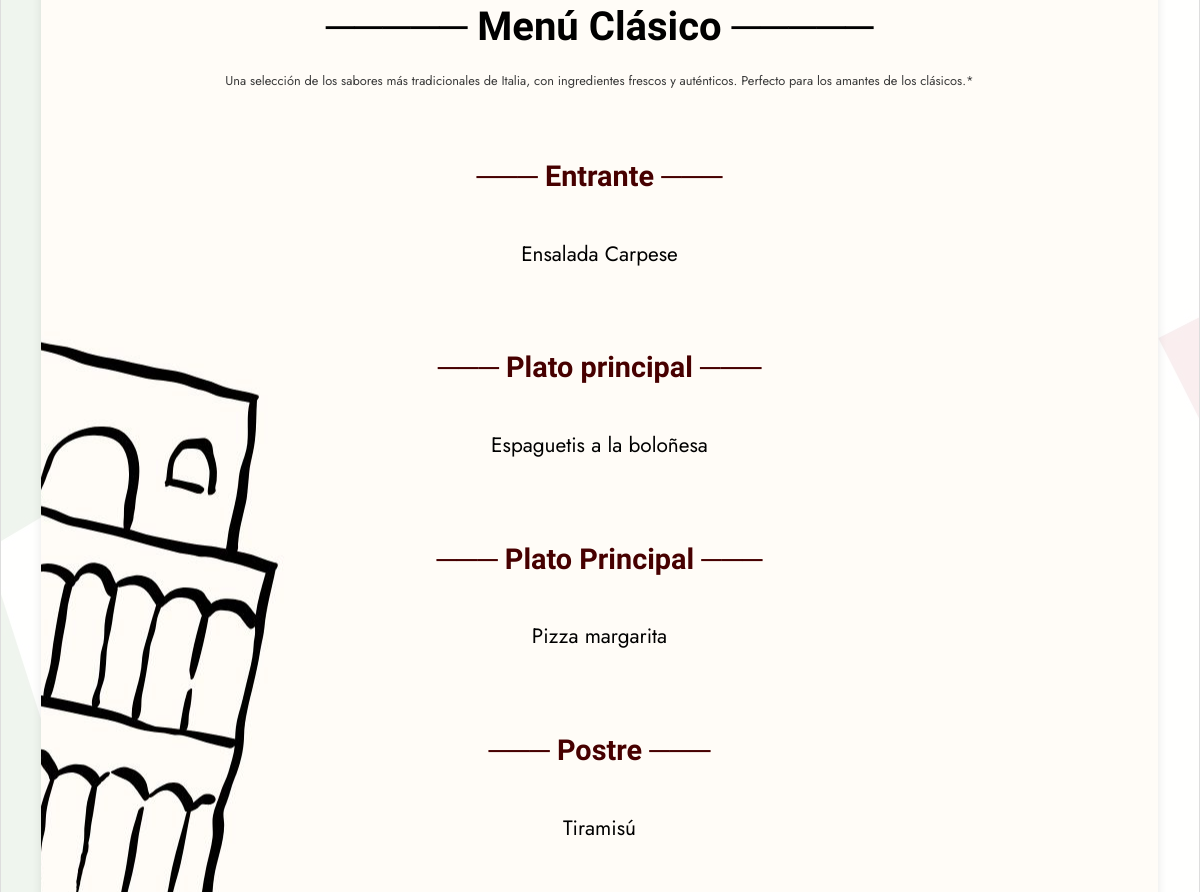
The app's page /MammaMiaAPP/detalleMENUConPlantillas/3/ (signed in, middle part), older data.
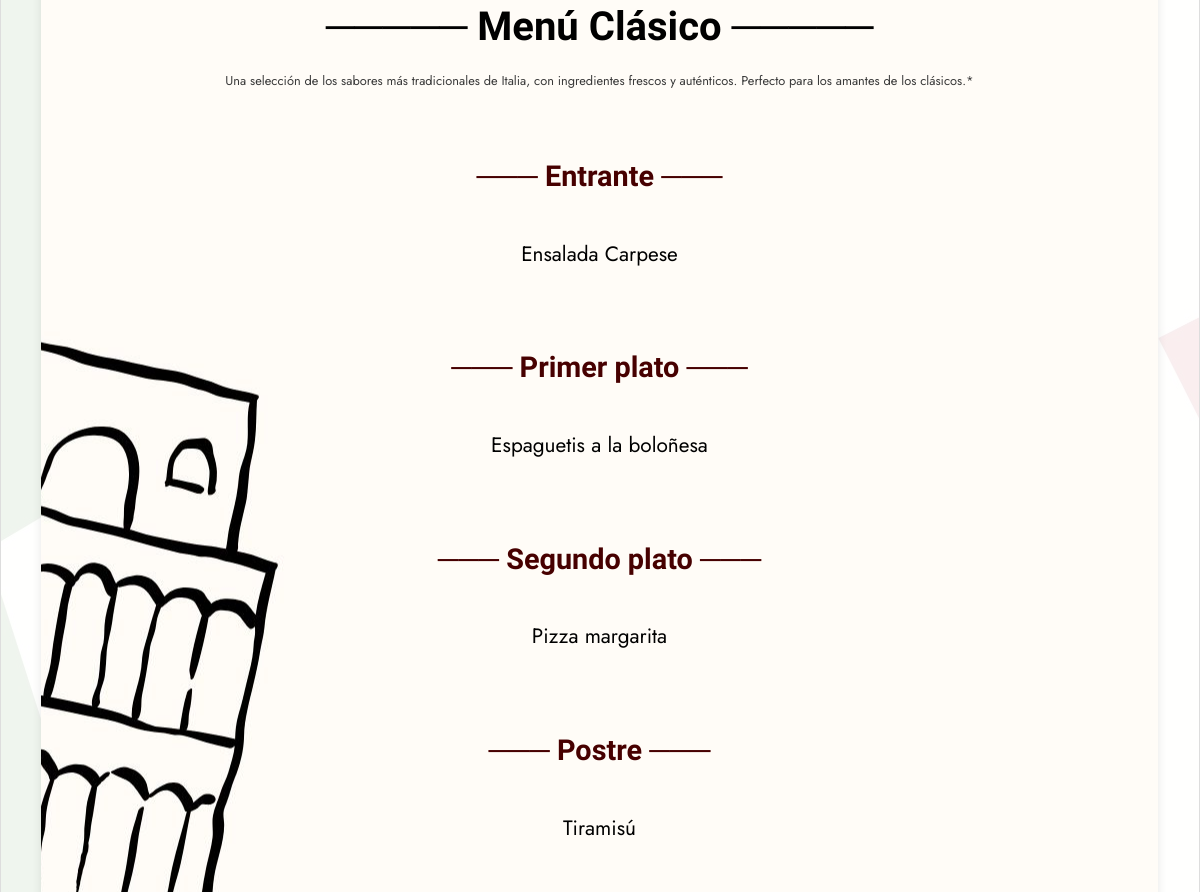
The same page, newer data.
### MammaMiaAPP/models.py (models this page shows, shortened)
class Plato(models.Model):
    nombre = models.CharField(max_length=50)
    tipo = models.CharField(max_length=50)
    orden =  models.IntegerField(default = 0)
    imagenPlato = models.URLField(max_length=60, null=True, blank=True)
    menu = models.ForeignKey(Menu, related_name='platos', on_delete=models.CASCADE, null=True, blank=True)
    class Meta:
        permissions = [
            ("can_view_plato", "Can view plato"),
            ("can_edit_plato", "Can edit plato"),
        ]

### MammaMiaAPP/views.py (the view)
# urls.py: path('detalleMENUConPlantillas/<int:id_menu>/', views.detalleMENUConPlantillas, name='detalleMENUConPlantillas'),
@permission_required('myapp.can_view_menu', raise_exception=True)
def detalleMENUConPlantillas(request, id_menu):
    menu = get_object_or_404(Menu, pk=id_menu)
    menus = Menu.objects.all()
    return render(request, 'detalleM.html', {'menu': menu, 'lista_menus': menus})

### MammaMiaAPP/templates/detalleM.html (shortened to what this page needs)
{% extends 'base.html' %}
{% block contenido %}
<div id="contenidos">
    <h1><strong>─────   Menú {{ menu.nombre }}   ─────</strong></h1>
    <p class="descripcion">{{ menu.descripcion }}*</p>
    <ul>
        {% for plato in menu.platos.all %}
            {% if plato.orden == 0 %}
                <li>
                    <p class="tipoPlato">───  {{ plato.tipo }}  ───</p>
                    <a href="{% url 'detallePLATOConPlantillas' plato.id %}#platos">
                        {{ plato.nombre }}
                    </a>
                </li>
                {% elif plato.orden == 1 %}
                <li>
                    <p class="tipoPlato">───  {{ plato.tipo }}  ───</p>
                    <a href="{% url 'detallePLATOConPlantillas' plato.id %}#platos">
                        {{ plato.nombre }}
                    </a>
                </li>
                {% endif %}
                {% empty %}
                <li>No hay platos disponibles.</li>
                {% endfor %}
            </ul>
    <p class="precio"><strong>({{ menu.precio }}€)</strong> </p>
</div>
{% endblock %}

Row changes from the older to the newer data that the page shows:
changed Plato "Espaguetis a la boloñesa": tipo "Plato principal" → "Primer plato"
changed Plato "Pizza margarita": tipo "Plato Principal" → "Segundo plato"
